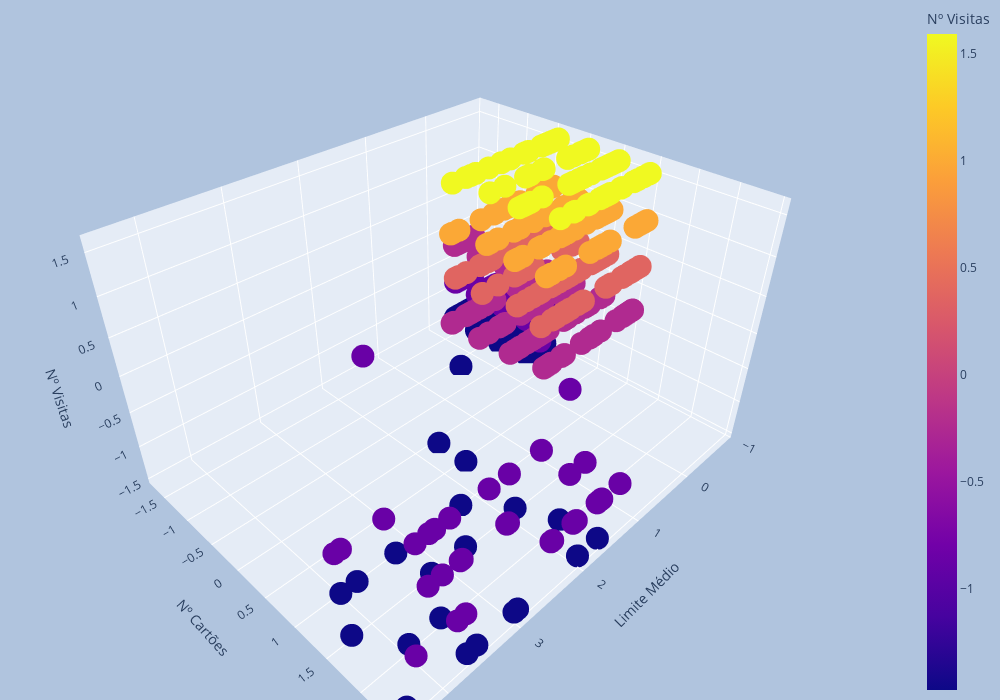

Here is the notebook cell this chart was saved with:
### Markdown cell above
##### Visualização dos dados em 3D

### Code cell
import matplotlib.pyplot as plt
import plotly.express as px #biblioteca para realizar gráficos 3D e interativos
fig = px.scatter_3d(cartao_credito_padronizado_df, x='Avg_Credit_Limit', y='Total_Credit_Cards', z='Total_visits_bank', color='Total_visits_bank',  width=1000, height=700, labels={
                     "Avg_Credit_Limit": "Limite Médio",
                     "Total_Credit_Cards": "Nº Cartões",
                     "Total_visits_bank": "Nº Visitas"
                 })

fig.update_layout(
    margin=dict(l=0, r=0, t=0, b=0),
    paper_bgcolor="LightSteelBlue",
)

fig.show()

### Figure 1 — Plotly figure (JSON) as saved in the notebook; plotly's stock layout.template omitted (floating-point values rounded to 4 significant figures; data arrays with more than 128 entries replaced by an {"elided": "..."} marker saying what was removed)
{"data": [{"hovertemplate": "Limite Médio=%{x}<br>Nº Cartões=%{y}<br>Nº Visitas=%{marker.color}<extra></extra>", "legendgroup": "", "marker": {"color": {"elided": "660 float values"}, "coloraxis": "coloraxis", "symbol": "circle"}, "mode": "markers", "name": "", "scene": "scene", "showlegend": false, "type": "scatter3d", "x": {"elided": "660 float values"}, "y": {"elided": "660 float values"}, "z": {"elided": "660 float values"}}], "layout": {"coloraxis": {"colorbar": {"title": {"text": "Nº Visitas"}}, "colorscale": [[0, "#0d0887"], [0.1111, "#46039f"], [0.2222, "#7201a8"], [0.3333, "#9c179e"], [0.4444, "#bd3786"], [0.5556, "#d8576b"], [0.6667, "#ed7953"], [0.7778, "#fb9f3a"], [0.8889, "#fdca26"], [1, "#f0f921"]]}, "height": 700, "legend": {"tracegroupgap": 0}, "margin": {"b": 0, "l": 0, "r": 0, "t": 0}, "paper_bgcolor": "LightSteelBlue", "scene": {"domain": {"x": [0, 1], "y": [0, 1]}, "xaxis": {"title": {"text": "Limite Médio"}}, "yaxis": {"title": {"text": "Nº Cartões"}}, "zaxis": {"title": {"text": "Nº Visitas"}}}, "width": 1000}}
